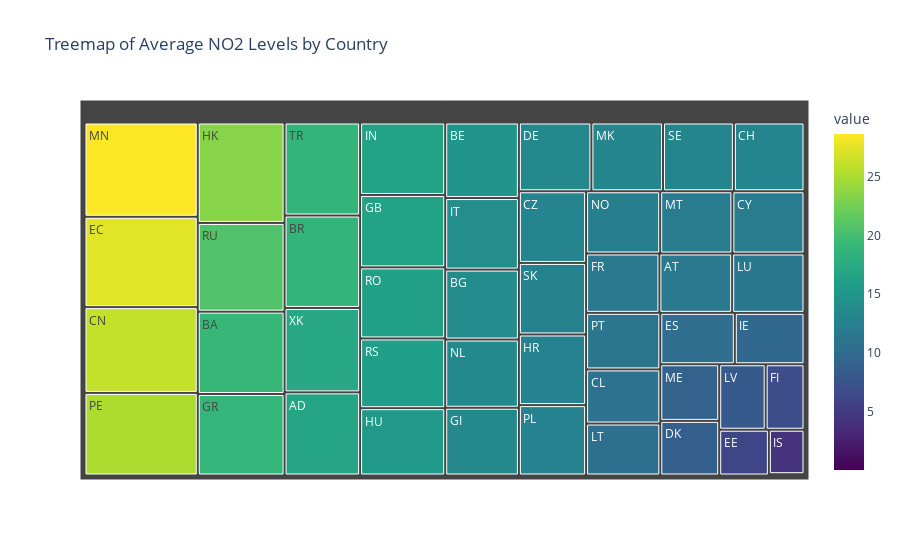

Notebook source saved alongside this figure:
### Code cell
# Filter for NO2 data
df_no2 = df_cleaned[df_cleaned['pollutant'] == 'no2']

# Calculate the average NO2 value by country
country_no2_avg = df_no2.groupby('country')['value'].mean().reset_index()

# Create the treemap for NO2
fig = px.treemap(country_no2_avg, path=['country'], values='value',
                 title='Treemap of Average NO2 Levels by Country',
                 color='value', hover_data=['country'], color_continuous_scale='Viridis')

fig.show()

### Figure 1 — Plotly figure (JSON) as saved in the notebook; plotly's stock layout.template omitted (floating-point values rounded to 4 significant figures)
{"data": [{"branchvalues": "total", "customdata": [["AD", 16.86], ["AR", 0.007685], ["AT", 11.59], ["AU", 0.007351], ["BA", 19.18], ["BE", 14.94], ["BG", 13.84], ["BR", 18.75], ["CA", 0.003814], ["CH", 13.03], ["CL", 10.78], ["CN", 26.08], ["CO", 0.01734], ["CY", 12.05], ["CZ", 12.93], ["DE", 13.38], ["DK", 8.636], ["EC", 27.47], ["EE", 6.102], ["ES", 10.28], ["FI", 6.823], ["FR", 11.68], ["GB", 16.54], ["GI", 13.4], ["GR", 18.99], ["HK", 23.4], ["HR", 12.74], ["HU", 15.38], ["IE", 9.612], ["IL", 0.019], ["IN", 16.55], ["IS", 4.252], ["IT", 14.15], ["LT", 10.35], ["LU", 11.53], ["LV", 8.165], ["ME", 8.952], ["MK", 13.22], ["MN", 28.67], ["MT", 12.06], ["MX", 0.02164], ["NL", 13.49], ["NO", 12.38], ["PE", 25.12], ["PL", 12.7], ["PT", 11.27], ["RO", 16.23], ["RS", 15.93], ["RU", 20.67], ["RW", 0.01], ["SE", 13.08], ["SK", 12.91], ["TH", 0.007186], ["TR", 18.86], ["TW", 0.0117], ["US", 0.006835], ["XK", 17.11], ["ZA", 0.01169]], "domain": {"x": [0, 1], "y": [0, 1]}, "hovertemplate": "labels=%{label}<br>value_sum=%{value}<br>parent=%{parent}<br>id=%{id}<br>country=%{customdata[0]}<br>value=%{color}<extra></extra>", "ids": ["AD", "AR", "AT", "AU", "BA", "BE", "BG", "BR", "CA", "CH", "CL", "CN", "CO", "CY", "CZ", "DE", "DK", "EC", "EE", "ES", "FI", "FR", "GB", "GI", "GR", "HK", "HR", "HU", "IE", "IL", "IN", "IS", "IT", "LT", "LU", "LV", "ME", "MK", "MN", "MT", "MX", "NL", "NO", "PE", "PL", "PT", "RO", "RS", "RU", "RW", "SE", "SK", "TH", "TR", "TW", "US", "XK", "ZA"], "labels": ["AD", "AR", "AT", "AU", "BA", "BE", "BG", "BR", "CA", "CH", "CL", "CN", "CO", "CY", "CZ", "DE", "DK", "EC", "EE", "ES", "FI", "FR", "GB", "GI", "GR", "HK", "HR", "HU", "IE", "IL", "IN", "IS", "IT", "LT", "LU", "LV", "ME", "MK", "MN", "MT", "MX", "NL", "NO", "PE", "PL", "PT", "RO", "RS", "RU", "RW", "SE", "SK", "TH", "TR", "TW", "US", "XK", "ZA"], "marker": {"coloraxis": "coloraxis", "colors": [16.86, 0.007685, 11.59, 0.007351, 19.18, 14.94, 13.84, 18.75, 0.003814, 13.03, 10.78, 26.08, 0.01734, 12.05, 12.93, 13.38, 8.636, 27.47, 6.102, 10.28, 6.823, 11.68, 16.54, 13.4, 18.99, 23.4, 12.74, 15.38, 9.612, 0.019, 16.55, 4.252, 14.15, 10.35, 11.53, 8.165, 8.952, 13.22, 28.67, 12.06, 0.02164, 13.49, 12.38, 25.12, 12.7, 11.27, 16.23, 15.93, 20.67, 0.01, 13.08, 12.91, 0.007186, 18.86, 0.0117, 0.006835, 17.11, 0.01169]}, "name": "", "parents": ["", "", "", "", "", "", "", "", "", "", "", "", "", "", "", "", "", "", "", "", "", "", "", "", "", "", "", "", "", "", "", "", "", "", "", "", "", "", "", "", "", "", "", "", "", "", "", "", "", "", "", "", "", "", "", "", "", ""], "type": "treemap", "values": [16.86, 0.007685, 11.59, 0.007351, 19.18, 14.94, 13.84, 18.75, 0.003814, 13.03, 10.78, 26.08, 0.01734, 12.05, 12.93, 13.38, 8.636, 27.47, 6.102, 10.28, 6.823, 11.68, 16.54, 13.4, 18.99, 23.4, 12.74, 15.38, 9.612, 0.019, 16.55, 4.252, 14.15, 10.35, 11.53, 8.165, 8.952, 13.22, 28.67, 12.06, 0.02164, 13.49, 12.38, 25.12, 12.7, 11.27, 16.23, 15.93, 20.67, 0.01, 13.08, 12.91, 0.007186, 18.86, 0.0117, 0.006835, 17.11, 0.01169]}], "layout": {"autosize": true, "coloraxis": {"colorbar": {"title": {"text": "value"}}, "colorscale": [[0, "#440154"], [0.1111, "#482878"], [0.2222, "#3e4989"], [0.3333, "#31688e"], [0.4444, "#26828e"], [0.5556, "#1f9e89"], [0.6667, "#35b779"], [0.7778, "#6ece58"], [0.8889, "#b5de2b"], [1, "#fde725"]]}, "legend": {"tracegroupgap": 0}, "title": {"text": "Treemap of Average NO2 Levels by Country"}}}
